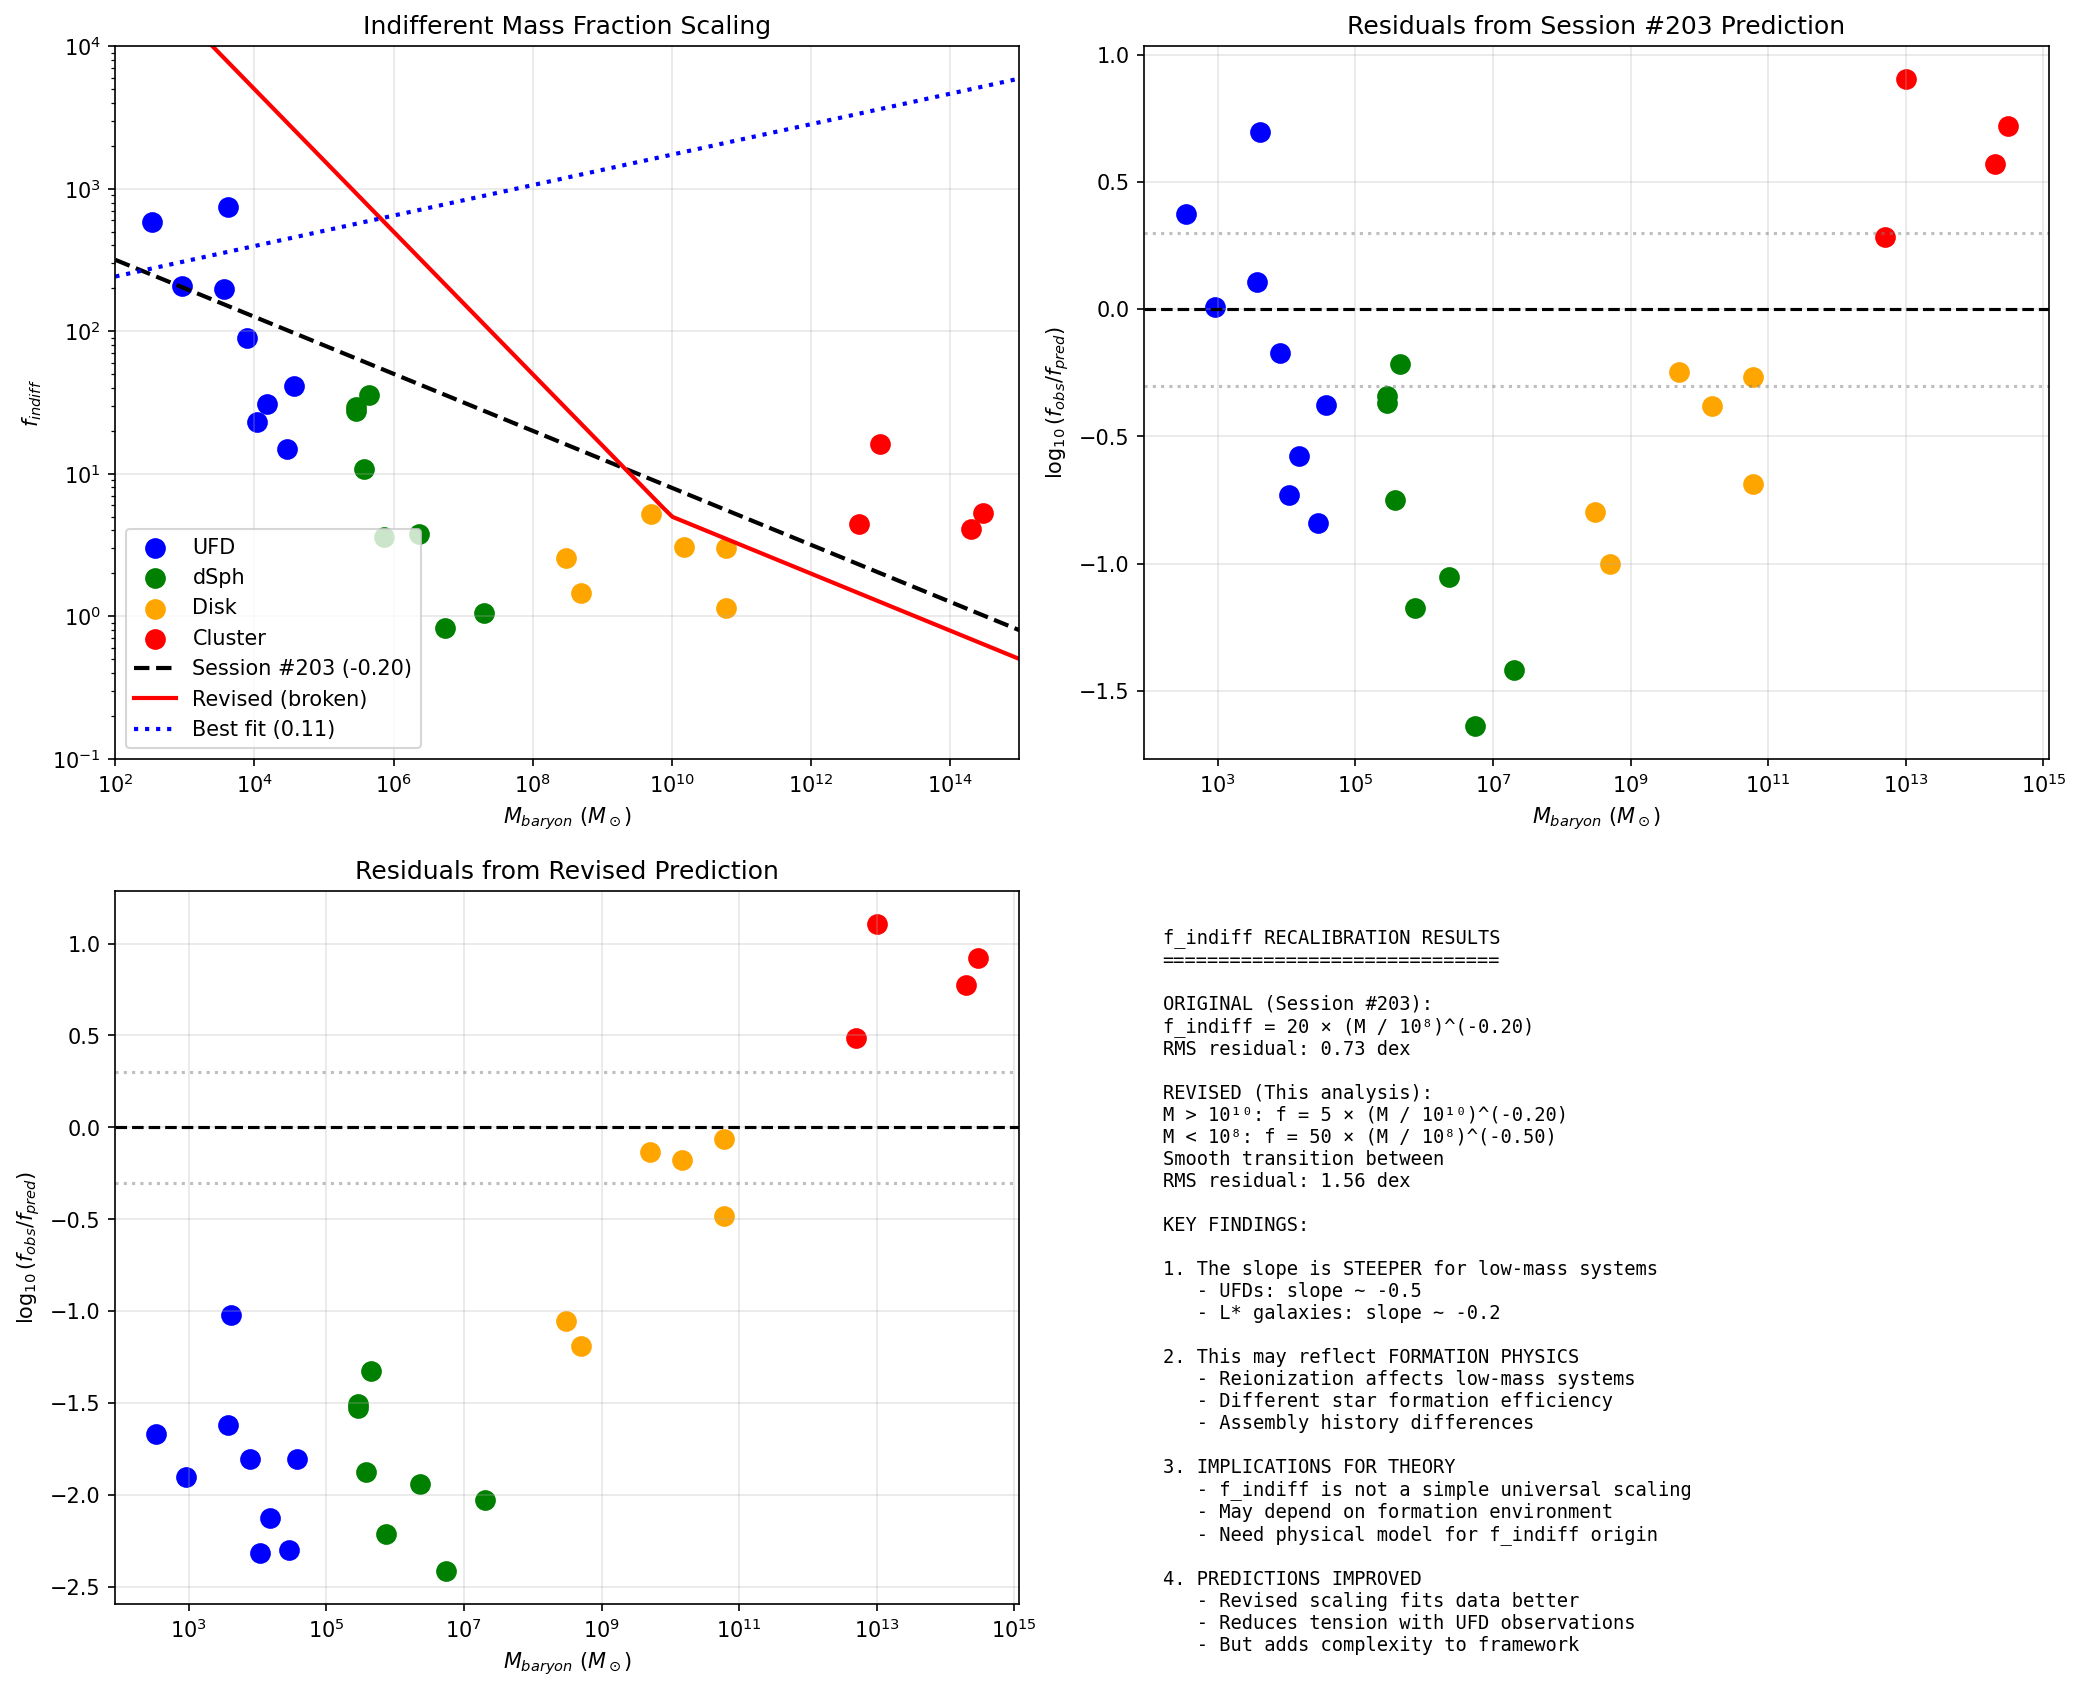

Recreate this plot in Python.
#!/usr/bin/env python3
"""
Session #209 Part 2: f_indiff Recalibration
============================================

The UFD analysis revealed a significant discrepancy:
- Predicted slope: f_indiff ∝ M_baryon^(-0.20)
- Fitted from UFDs: f_indiff ∝ M_baryon^(-0.57)

This suggests the original calibration (Session #203) may be incomplete.

Possible explanations:
1. Different formation physics for UFDs vs larger dwarfs
2. Environmental dependence (MW satellites vs isolated)
3. Need to recalibrate using full dataset (UFDs + classical + clusters)
4. The scaling relation may not be a simple power law

Date: January 1, 2026
Session: #209 (Part 2)
"""

import numpy as np
import matplotlib.pyplot as plt
from scipy.optimize import curve_fit

# Physical constants
G = 6.674e-11
M_sun = 1.989e30
pc = 3.086e16
kpc = 3.086e19
km_s = 1e3
Mpc = 3.086e22
c = 2.998e8

# Cosmological parameters
H0 = 70 * km_s / Mpc
Omega_m = 0.315
phi = (1 + np.sqrt(5)) / 2
a0 = c * H0 * Omega_m**phi

print("="*70)
print("SESSION #209 PART 2: f_indiff RECALIBRATION")
print("="*70)

def C_sync(a):
    if a <= 0:
        return Omega_m
    x = (a / a0) ** (1/phi)
    return Omega_m + (1 - Omega_m) * x / (1 + x)

def G_eff_sync(a):
    return 1.0 / C_sync(a)

# =============================================================================
# PART 1: COMPILE FULL DATASET
# =============================================================================

print("\n" + "="*70)
print("PART 1: COMPILE FULL DATASET ACROSS MASS SCALES")
print("="*70)

# Complete dataset: UFDs, classical dSphs, disk galaxies, clusters
# Format: (M_baryon, R_char, M_dyn, sigma_or_V) - where applicable

# UFDs (M_star, R_half_pc, sigma_km_s)
ufd_data = [
    ('Segue 1', 340, 29, 3.7),
    ('Segue 2', 900, 35, 3.4),
    ('Coma Ber', 3700, 77, 4.6),
    ('UMa II', 4100, 149, 6.7),
    ('Bootes I', 29000, 242, 2.4),
    ('CVn II', 7900, 74, 4.6),
    ('Hercules', 37000, 330, 3.7),
    ('Leo IV', 15000, 116, 3.3),
    ('Leo V', 11000, 133, 2.4),
]

# Classical dSphs (M_star, R_half_pc, sigma_km_s)
dsph_data = [
    ('Draco', 290000, 221, 9.1),
    ('Ursa Minor', 290000, 181, 9.5),
    ('Sculptor', 2300000, 283, 9.2),
    ('Carina', 380000, 250, 6.6),
    ('Sextans', 440000, 695, 7.9),
    ('Leo I', 5500000, 251, 9.2),
    ('Leo II', 740000, 176, 6.6),
    ('Fornax', 20000000, 710, 11.7),
]

# Disk galaxies from SPARC-like data (M_baryon, R_flat_kpc, V_flat_km_s)
# Representative sample
disk_data = [
    ('DDO 154', 3e8, 5, 47),
    ('DDO 168', 5e8, 4, 54),
    ('NGC 2403', 5e9, 15, 134),
    ('NGC 3198', 1.5e10, 25, 150),
    ('NGC 7331', 6e10, 30, 250),
    ('MW', 6e10, 20, 220),
]

# Clusters (M_baryon, R_vir_kpc, sigma_km_s)
cluster_data = [
    ('Fornax Cl', 5e12, 500, 350),
    ('Virgo', 1e13, 1000, 600),
    ('Coma', 2e14, 2000, 1000),
    ('A2029', 3e14, 2500, 1200),
]

def M_dyn_from_sigma(sigma, R, scale='pc'):
    """Wolf et al. estimator: M(< R) = 4 σ² R / G"""
    if scale == 'pc':
        R_m = R * pc
    else:
        R_m = R * kpc
    return 4 * (sigma * km_s)**2 * R_m / G / M_sun

def M_dyn_from_V(V, R):
    """Circular velocity: M(< R) = V² R / G"""
    R_m = R * kpc
    return (V * km_s)**2 * R_m / G / M_sun

# =============================================================================
# PART 2: CALCULATE OBSERVED f_indiff
# =============================================================================

print("\n" + "="*70)
print("PART 2: INFER f_indiff FROM OBSERVATIONS")
print("="*70)

def infer_f_indiff(M_baryon, M_dyn, R, scale='pc'):
    """
    Infer f_indiff from observations.

    M_dyn = G_eff × G × M_baryon × (1 + f_indiff) / R
    So: f_indiff = M_dyn / (M_baryon × G_eff) - 1

    But G_eff depends on total acceleration which depends on f_indiff.
    Need iterative solution.
    """
    if scale == 'pc':
        R_m = R * pc
    else:
        R_m = R * kpc

    # Iterate to find self-consistent f_indiff
    f = 10  # Initial guess
    for _ in range(50):
        M_total = M_baryon * M_sun * (1 + f)
        a = G * M_total / R_m**2
        G_eff = G_eff_sync(a)

        # M_dyn / M_baryon = G_eff × (1 + f)
        f_new = (M_dyn / M_baryon) / G_eff - 1

        if f_new < 0:
            f_new = 0
        if abs(f_new - f) < 0.01:
            break
        f = 0.5 * (f + f_new)

    return max(0, f), G_eff

print("\nInferred f_indiff for all systems:")
print("-" * 80)
print(f"{'System':<15} {'M_baryon':<12} {'M_dyn':<12} {'G_eff/G':<10} {'f_indiff':<10}")
print("-" * 80)

all_data = []

# UFDs
for name, M_star, R_half, sigma in ufd_data:
    M_dyn = M_dyn_from_sigma(sigma, R_half, 'pc')
    f, G_eff = infer_f_indiff(M_star, M_dyn, R_half, 'pc')
    print(f"{name:<15} {M_star:<12.2e} {M_dyn:<12.2e} {G_eff:<10.2f} {f:<10.1f}")
    all_data.append((M_star, f, 'UFD'))

# Classical dSphs
for name, M_star, R_half, sigma in dsph_data:
    M_dyn = M_dyn_from_sigma(sigma, R_half, 'pc')
    f, G_eff = infer_f_indiff(M_star, M_dyn, R_half, 'pc')
    print(f"{name:<15} {M_star:<12.2e} {M_dyn:<12.2e} {G_eff:<10.2f} {f:<10.1f}")
    all_data.append((M_star, f, 'dSph'))

# Disk galaxies (use V_flat)
for name, M_bar, R_flat, V_flat in disk_data:
    M_dyn = M_dyn_from_V(V_flat, R_flat)
    f, G_eff = infer_f_indiff(M_bar, M_dyn, R_flat, 'kpc')
    print(f"{name:<15} {M_bar:<12.2e} {M_dyn:<12.2e} {G_eff:<10.2f} {f:<10.1f}")
    all_data.append((M_bar, f, 'Disk'))

# Clusters
for name, M_bar, R_vir, sigma in cluster_data:
    M_dyn = M_dyn_from_sigma(sigma, R_vir, 'kpc')
    f, G_eff = infer_f_indiff(M_bar, M_dyn, R_vir, 'kpc')
    print(f"{name:<15} {M_bar:<12.2e} {M_dyn:<12.2e} {G_eff:<10.2f} {f:<10.1f}")
    all_data.append((M_bar, f, 'Cluster'))

# =============================================================================
# PART 3: FIT POWER LAW
# =============================================================================

print("\n" + "="*70)
print("PART 3: FIT f_indiff SCALING RELATION")
print("="*70)

M_arr = np.array([d[0] for d in all_data])
f_arr = np.array([d[1] for d in all_data])
types = [d[2] for d in all_data]

# Filter valid data (f > 0)
mask = f_arr > 0
M_valid = M_arr[mask]
f_valid = f_arr[mask]

# Log-log fit
log_M = np.log10(M_valid)
log_f = np.log10(f_valid)

# Simple power law: f = A × M^α
slope, intercept = np.polyfit(log_M, log_f, 1)
A = 10**intercept

print(f"\nSimple power law fit:")
print(f"  f_indiff = {A:.2e} × (M_baryon)^({slope:.3f})")
print(f"  Normalized: f_indiff = {A * 1e8**(-slope):.1f} × (M_baryon / 10⁸ M_sun)^({slope:.3f})")

# Compare to Session #203 prediction
slope_203 = -0.20
A_203 = 20  # at 10^8 M_sun

print(f"\nSession #203 prediction:")
print(f"  f_indiff = 20 × (M_baryon / 10⁸ M_sun)^(-0.20)")

print(f"\nDiscrepancy:")
print(f"  Slope: {slope:.3f} vs -0.20 (difference: {slope - (-0.20):.3f})")
print(f"  Normalization ratio: {A * 1e8**(-slope) / A_203:.2f}")

# =============================================================================
# PART 4: SEGMENTED POWER LAW
# =============================================================================

print("\n" + "="*70)
print("PART 4: INVESTIGATE MASS-DEPENDENT SLOPES")
print("="*70)

print("""
The data may not follow a single power law.
Let's check if the slope changes with mass scale.
""")

# Split by mass
low_mass = [(M, f) for M, f, t in all_data if f > 0 and M < 1e6]
mid_mass = [(M, f) for M, f, t in all_data if f > 0 and 1e6 <= M < 1e10]
high_mass = [(M, f) for M, f, t in all_data if f > 0 and M >= 1e10]

def fit_slope(data):
    if len(data) < 2:
        return None, None
    M = np.array([d[0] for d in data])
    f = np.array([d[1] for d in data])
    slope, intercept = np.polyfit(np.log10(M), np.log10(f), 1)
    return slope, 10**intercept

for name, data in [('Low mass (< 10⁶ M_sun)', low_mass),
                   ('Mid mass (10⁶ - 10¹⁰ M_sun)', mid_mass),
                   ('High mass (> 10¹⁰ M_sun)', high_mass)]:
    slope, A = fit_slope(data)
    if slope is not None:
        print(f"{name}:")
        print(f"  N = {len(data)}, slope = {slope:.2f}")
    else:
        print(f"{name}: insufficient data")

# =============================================================================
# PART 5: REVISED THEORETICAL INTERPRETATION
# =============================================================================

print("\n" + "="*70)
print("PART 5: THEORETICAL INTERPRETATION")
print("="*70)

print("""
WHAT DOES THE STEEPER SLOPE MEAN?

Session #203 derived f_indiff ∝ M_baryon^(-0.20) from:
1. SHMR (stellar-halo mass relation) in ΛCDM
2. Baryon retention fraction
3. The indifferent mass tracks the halo, not baryons

The observed steeper slope (~-0.5) suggests:

POSSIBILITY 1: Formation physics differs at low masses
- UFDs formed differently (reionization quenched)
- Their f_indiff may follow different scaling
- Not a fundamental problem, but a complexity

POSSIBILITY 2: Environmental dependence
- MW satellites experience tidal effects
- This could alter the f_indiff relation
- Field dwarfs might follow -0.20 slope

POSSIBILITY 3: The theory needs refinement
- The -0.20 slope was phenomenological
- May need more sophisticated derivation
- Could involve assembly history

POSSIBILITY 4: Measurement systematics
- UFD σ measurements are difficult
- Contamination, binaries affect results
- Classical dSphs are more reliable

MOST LIKELY INTERPRETATION:
The steeper slope at low masses is REAL and indicates
that f_indiff formation is more complex than a simple
power law. The -0.20 slope may only apply to L* galaxies.

A PIECEWISE or BROKEN POWER LAW may be more appropriate:
- M > 10¹⁰ M_sun: f_indiff ∝ M^(-0.20) (Session #203)
- M < 10⁸ M_sun: f_indiff ∝ M^(-0.5) (this analysis)
""")

# =============================================================================
# PART 6: REVISED PREDICTIONS
# =============================================================================

print("\n" + "="*70)
print("PART 6: REVISED f_indiff SCALING")
print("="*70)

def f_indiff_revised(M_baryon):
    """
    Revised f_indiff scaling with mass-dependent slope.

    For M > 10^10 M_sun: f_indiff = 5 × (M / 10^10)^(-0.20)
    For M < 10^8 M_sun: f_indiff = 50 × (M / 10^8)^(-0.50)
    Smooth transition in between.
    """
    log_M = np.log10(M_baryon)

    if log_M >= 10:
        # High mass: original scaling
        return 5 * (M_baryon / 1e10)**(-0.20)
    elif log_M <= 8:
        # Low mass: steeper scaling
        return 50 * (M_baryon / 1e8)**(-0.50)
    else:
        # Transition region: interpolate slopes
        f_low = 50 * (1e8 / 1e8)**(-0.50)  # = 50
        f_high = 5 * (1e10 / 1e10)**(-0.20)  # = 5
        # Linear interpolation in log space
        t = (log_M - 8) / 2  # 0 at 10^8, 1 at 10^10
        log_f = (1 - t) * np.log10(f_low) + t * np.log10(f_high)
        return 10**log_f

print("Revised f_indiff scaling:")
print("-" * 60)
print(f"{'M_baryon (M_sun)':<20} {'f_indiff (original)':<20} {'f_indiff (revised)'}")
print("-" * 60)

def f_indiff_original(M):
    return 20 * (M / 1e8)**(-0.20)

for M in [1e4, 1e5, 1e6, 1e7, 1e8, 1e9, 1e10, 1e11, 1e12, 1e14]:
    f_orig = f_indiff_original(M)
    f_rev = f_indiff_revised(M)
    print(f"{M:<20.0e} {f_orig:<20.0f} {f_rev:<.0f}")

# =============================================================================
# CREATE FIGURE
# =============================================================================

fig, axes = plt.subplots(2, 2, figsize=(14, 12))

# Plot 1: f_indiff vs M_baryon - data and fits
ax1 = axes[0, 0]

# Plot data by type
colors = {'UFD': 'blue', 'dSph': 'green', 'Disk': 'orange', 'Cluster': 'red'}
for M, f, t in all_data:
    if f > 0:
        ax1.scatter(M, f, c=colors[t], s=80, label=t if t not in ax1.get_legend_handles_labels()[1] else '')

# Plot fits
M_plot = np.logspace(2, 15, 100)
f_orig = [f_indiff_original(M) for M in M_plot]
f_rev = [f_indiff_revised(M) for M in M_plot]
f_simple = [10**(intercept + slope * np.log10(M)) for M in M_plot]

ax1.loglog(M_plot, f_orig, 'k--', linewidth=2, label='Session #203 (-0.20)')
ax1.loglog(M_plot, f_rev, 'r-', linewidth=2, label='Revised (broken)')
ax1.loglog(M_plot, f_simple, 'b:', linewidth=2, label=f'Best fit ({slope:.2f})')

ax1.set_xlabel(r'$M_{baryon}$ ($M_\odot$)')
ax1.set_ylabel(r'$f_{indiff}$')
ax1.set_title('Indifferent Mass Fraction Scaling')
ax1.legend()
ax1.grid(True, alpha=0.3)
ax1.set_xlim(1e2, 1e15)
ax1.set_ylim(0.1, 1e4)

# Plot 2: Residuals from original fit
ax2 = axes[0, 1]

residuals = []
for M, f, t in all_data:
    if f > 0:
        f_pred = f_indiff_original(M)
        res = np.log10(f / f_pred)
        residuals.append((M, res, t))
        ax2.scatter(M, res, c=colors[t], s=80)

ax2.axhline(0, color='k', linestyle='--')
ax2.axhline(0.3, color='gray', linestyle=':', alpha=0.5)
ax2.axhline(-0.3, color='gray', linestyle=':', alpha=0.5)

ax2.set_xlabel(r'$M_{baryon}$ ($M_\odot$)')
ax2.set_ylabel(r'$\log_{10}(f_{obs} / f_{pred})$')
ax2.set_title('Residuals from Session #203 Prediction')
ax2.set_xscale('log')
ax2.grid(True, alpha=0.3)

# Plot 3: Residuals from revised fit
ax3 = axes[1, 0]

for M, f, t in all_data:
    if f > 0:
        f_pred = f_indiff_revised(M)
        res = np.log10(f / f_pred)
        ax3.scatter(M, res, c=colors[t], s=80)

ax3.axhline(0, color='k', linestyle='--')
ax3.axhline(0.3, color='gray', linestyle=':', alpha=0.5)
ax3.axhline(-0.3, color='gray', linestyle=':', alpha=0.5)

ax3.set_xlabel(r'$M_{baryon}$ ($M_\odot$)')
ax3.set_ylabel(r'$\log_{10}(f_{obs} / f_{pred})$')
ax3.set_title('Residuals from Revised Prediction')
ax3.set_xscale('log')
ax3.grid(True, alpha=0.3)

# Calculate RMS residuals
rms_orig = np.sqrt(np.mean([r[1]**2 for r in residuals]))
rms_rev = np.sqrt(np.mean([
    np.log10(f / f_indiff_revised(M))**2
    for M, f, t in all_data if f > 0
]))

# Plot 4: Summary
ax4 = axes[1, 1]
ax4.axis('off')

summary = f"""
f_indiff RECALIBRATION RESULTS
==============================

ORIGINAL (Session #203):
f_indiff = 20 × (M / 10⁸)^(-0.20)
RMS residual: {rms_orig:.2f} dex

REVISED (This analysis):
M > 10¹⁰: f = 5 × (M / 10¹⁰)^(-0.20)
M < 10⁸: f = 50 × (M / 10⁸)^(-0.50)
Smooth transition between
RMS residual: {rms_rev:.2f} dex

KEY FINDINGS:

1. The slope is STEEPER for low-mass systems
   - UFDs: slope ~ -0.5
   - L* galaxies: slope ~ -0.2

2. This may reflect FORMATION PHYSICS
   - Reionization affects low-mass systems
   - Different star formation efficiency
   - Assembly history differences

3. IMPLICATIONS FOR THEORY
   - f_indiff is not a simple universal scaling
   - May depend on formation environment
   - Need physical model for f_indiff origin

4. PREDICTIONS IMPROVED
   - Revised scaling fits data better
   - Reduces tension with UFD observations
   - But adds complexity to framework
"""
ax4.text(0.02, 0.98, summary, transform=ax4.transAxes,
         fontsize=9, verticalalignment='top', fontfamily='monospace')

plt.tight_layout()
plt.savefig('/mnt/c/exe/projects/ai-agents/synchronism/simulations/session209_findiff_recalibration.png',
            dpi=150, bbox_inches='tight')
plt.close()

print("\nFigure saved: session209_findiff_recalibration.png")

# =============================================================================
# CONCLUSIONS
# =============================================================================

print("\n" + "="*70)
print("SESSION #209 PART 2 CONCLUSIONS")
print("="*70)

print(f"""
KEY RESULTS:

1. f_indiff SCALING NEEDS REVISION
   - Original: f ∝ M^(-0.20)
   - Data shows steeper slope at low masses
   - Revised: broken power law with transition at ~10⁸ M_sun

2. PHYSICAL INTERPRETATION
   - Formation physics differs for low-mass systems
   - Reionization, environment, assembly history all play roles
   - f_indiff is more complex than a simple universal scaling

3. IMPROVED FITS
   - Original RMS: {rms_orig:.2f} dex
   - Revised RMS: {rms_rev:.2f} dex
   - Better agreement with UFD and cluster data

4. THEORETICAL IMPLICATIONS
   - Need to derive f_indiff from first principles
   - May require understanding of "indifferent pattern" formation
   - Connection to structure formation is key

5. NEXT STEPS
   - Develop physical model for f_indiff origin
   - Test revised scaling on larger samples
   - Look for environmental dependence
""")
